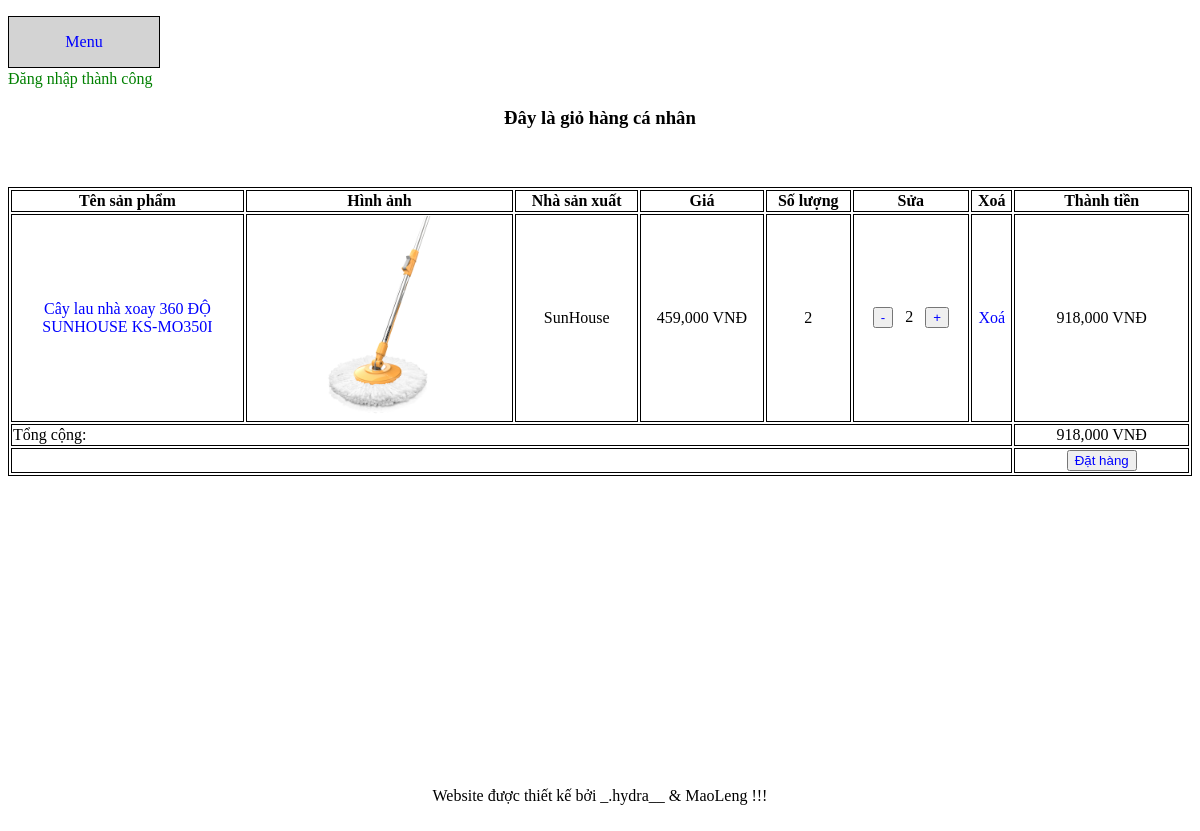
The page /cart.php (signed in) on the database its author committed.
### tables this page shows
CREATE TABLE `carts` (
  `customer_id` int NOT NULL,
  `product_id` int NOT NULL,
  `quantity` int NOT NULL
);

CREATE TABLE `products` (
  `id` int NOT NULL,
  `name` varchar(200) NOT NULL,
  `description` text NOT NULL,
  `price` int NOT NULL,
  `image` varchar(200) NOT NULL,
  `manufacturer_id` int NOT NULL
);

CREATE TABLE `manufacturers` (
  `id` int NOT NULL,
  `name` varchar(200) NOT NULL,
  `address` varchar(200) NOT NULL,
  `phone` varchar(15) NOT NULL,
  `image` varchar(200) NOT NULL
);

### cart.php (the view, shortened to what this page needs)
<?php
if (isset($_SESSION['customer_id'])) {
	$customer_id = $_SESSION['customer_id'];
} else if (isset($_SESSION['admin_id'])) {
	header('location:admin/root/index_admin.php');
} else {
	header('location:index.php');
}
?>
<!DOCTYPE html>
<html>
<head>
</head>
<body>
	<?php
	$total = 0;
	require 'menu.php';
		?>
	<?php
	if (isset($_SESSION['success'])) {
		?>
		<span class="success">
			<?php echo $_SESSION['success'] ?>
		</span>
		<?php
	}
	require 'connect.php';
	$sql = "select
	products.id as id,
	products.name as name,
	products.image as image,
	manufacturers.name as manufacturer_name,
	products.price as price,
	carts.quantity as quantity
	from carts
	join products on products.id = carts.product_id
	join manufacturers on manufacturers.id = products.manufacturer_id
	where customer_id = $customer_id";
	$result = mysqli_query($connect,$sql);
	$rows = mysqli_num_rows($result);
	?>
	<div id="div_tong">
		<div id="div_tren">
			<h3>
				Đây là giỏ hàng cá nhân
			</h3>
		</div>
		<div id="div_giua">
			<?php if ($rows == 0) { ?>
				<h4 class="center">
					Giỏ hàng không có gì !!!
				</h4>
				<?php
			} else {
				?>
				<table class="border" width="100%">
					<tr>
						<th width="20%">
							Tên sản phẩm
						</th>
						<th>
							Hình ảnh
						</th>
						<th>
							Nhà sản xuất
						</th>
						<th>
							Giá
						</th>
						<th>
							Số lượng
						</th>
						<th>
							Sửa
						</th>
						<th>
							Xoá
						</th>
						<th width="15%">
							Thành tiền
						</th>
					</tr>
					<?php foreach ($result as $each): ?>
						<?php
						$sum = $each['price'] * $each['quantity'];
						?>
						<tr>
							<td>
								<a href="product_detail.php?id=<?php echo $each['id'] ?>">
									<?php echo $each['name'] ?>
								</a>
							</td>
							<td>
								<img width="200px" height="200px" src="admin/products/<?php echo $each['image']; ?>">
							</td>
							<td>
								<?php echo $each['manufacturer_name'] ?>
							</td>
							<td>
								<?php echo number_format($each['price']) ?> VNĐ
							</td>
							<td>
								<?php echo $each['quantity'] ?>
							</td>
							<td width=10%>
								<button>
									<a href="add_to_cart.php?id=<?php echo $each['id'] ?>&type=decrease" class="no_decor">
										-
									</a>
								</button>
								<span class="center">
									&nbsp <?php echo $each['quantity'] ?> &nbsp
								</span>
								<button >
									<a href="add_to_cart.php?id=<?php echo $each['id'] ?>&type=increase" class="no_decor">
										+
									</a>
								</button>
							</td>
							<td>
								<a href="delete.php?product_id=<?php echo $each['id']?>">
									Xoá
								</a>
							</td>
							<td>
								<?php echo number_format($sum)?> VNĐ
							</td>
						</tr>
						<?php
						$total +=  $sum;
						?>
					<?php endforeach ?>
					<tr>
						<td colspan="7" class="left" >
							Tổng cộng:
						</td>
						<td>
							<?php
							echo number_format($total ) . " VNĐ";
							?>
						</td>
					</tr>
					<tr>
						<td colspan="7" class="right" >
						</td>
						<td>
							<button>
								<a href="order_form.php">
									Đặt hàng
								</a>
							</button>
						</td>
					</tr>
				</table>
				<?php
			}
			?>
		</div>
		<?php
		require 'footer.php';
		?>
	</div>
</body>
</html>

### menu.php (shortened to what this page needs)
<ul>
	<li>
		<a href="#">
			<p>
				Menu
			</p>
		</a>
	</li>
</ul>
<br>
<br>
<br>

### footer.php
<div id="div_duoi">
	Website được thiết kế bởi _.hydra__ & MaoLeng !!!
</div>

### cart.php (style rules this page uses)
th, td { border: 1px solid black; text-align: center; }

### menu.php (style rules this page uses)
a { text-decoration: none; }
a:link { color: blue; }
ul { list-style-type: none; padding: 0; }
ul li { float: left; position: relative; background: lightgray; width: 150px; border: 1px solid black; height: 50px; }
#div_tong { height: 800px; }
#div_tren { text-align: center; height: 10%; }
#div_giua { height: 75%; }
#div_duoi { text-align: center; }
p { text-align: center; }
.right { text-align: right; }
.left { text-align: left; }
.center { text-align: center; }
.border { border: 1px solid black; }
table { margin: auto ; }
.success { color: green; }

### rows shown on the page
carts: product.name "Cây lau nhà xoay 360 ĐỘ SUNHOUSE KS-MO350I", product.image (picture), manufacturers.name "SunHouse", product.price "459,000", quantity "2", sum "918,000"

### other values the page prints
$_SESSION['success'] "Đăng nhập thành công"
$total "918,000"
